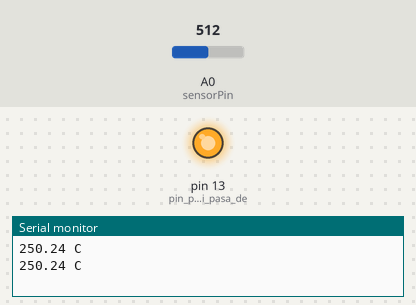
The sketch below on a simulated Arduino Uno, built with avr-gcc and run on an emulated ATmega328P. On the bench: output pins drawn as LEDs (lit = HIGH), the last lines printed to the serial monitor. Inputs (shaded band) come from the test bench; at power-on: A0 (sensorPin) = 512.

Above: at 1.8 s.
1.9 s: A0 (sensorPin) set to 43
3.4 s: A0 (sensorPin) set to 38
At 5.2 s:
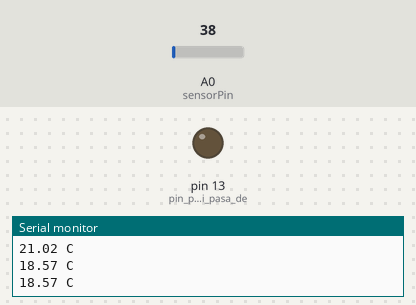
5.5 s: A0 (sensorPin) set to 122
At 6.8 s:
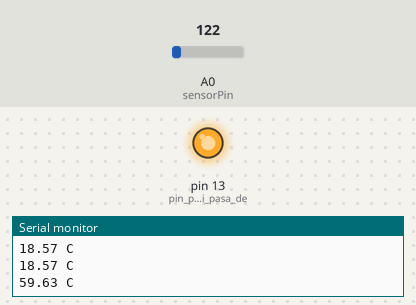
7.5 s: A0 (sensorPin) set to 10
At 8.4 s:
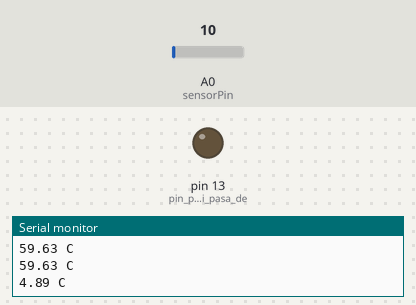
Timing chart, 0 to 10.5 s (numbered marks = the images above; inputs shaded):
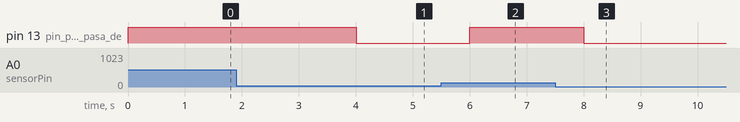

The sketch:

sensorTemperatura.ino
```cpp
const int sensorPin= A0;
int led=13;
void setup()
{
  Serial.begin(9600);
  pinMode(13, OUTPUT);//pin para saber si pasa de 20 grados celsius
}

void loop()
{
  int value = analogRead(sensorPin);
  float millivolts = (value / 1023.0) * 5000;// paso el valor del sensor a un valor en grados celsius.
  float celsius = millivolts / 10;
  Serial.print(celsius);
  Serial.println(" C");
  if(celsius>=20){
    digitalWrite(13, HIGH);   // enciende el led
  }
  if(celsius<20){
    digitalWrite(13, LOW);   // apaga el led
  }
  delay(1000);
}
```

Measured:
- the behaviour switches between 41 and 40 on A0 (sensorPin) (found by bisection; images 0 and 1)
- after the input at 3.4 s, pin 13 (pin_para_saber_si_pasa_de): HIGH → LOW after 0.60 s
- after the input at 5.5 s, pin 13 (pin_para_saber_si_pasa_de): LOW → HIGH after 0.50 s
- after the input at 7.5 s, pin 13 (pin_para_saber_si_pasa_de): HIGH → LOW after 0.51 s
